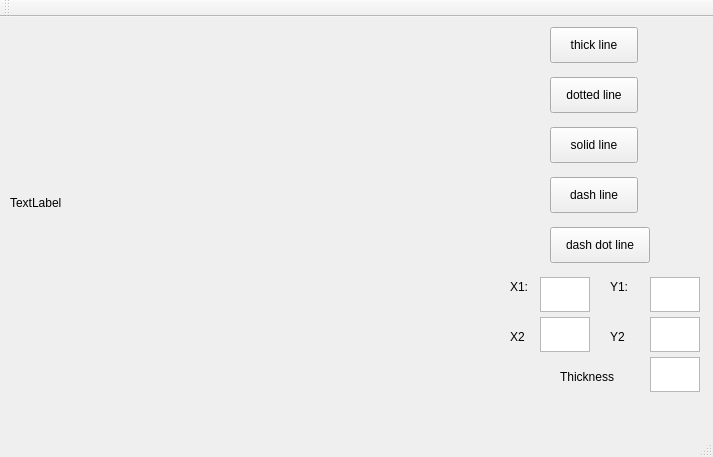
<?xml version="1.0" encoding="UTF-8"?>
<ui version="4.0">
 <class>MainWindow</class>
 <widget class="QMainWindow" name="MainWindow">
  <property name="geometry">
   <rect>
    <x>0</x>
    <y>0</y>
    <width>713</width>
    <height>457</height>
   </rect>
  </property>
  <property name="windowTitle">
   <string>MainWindow</string>
  </property>
  <widget class="QWidget" name="centralWidget">
   <widget class="QPushButton" name="pushButton_2">
    <property name="geometry">
     <rect>
      <x>550</x>
      <y>160</y>
      <width>88</width>
      <height>36</height>
     </rect>
    </property>
    <property name="text">
     <string>dash line</string>
    </property>
   </widget>
   <widget class="QPushButton" name="pushButton_3">
    <property name="geometry">
     <rect>
      <x>550</x>
      <y>110</y>
      <width>88</width>
      <height>36</height>
     </rect>
    </property>
    <property name="text">
     <string>solid line</string>
    </property>
   </widget>
   <widget class="QPushButton" name="pushButton_4">
    <property name="geometry">
     <rect>
      <x>550</x>
      <y>60</y>
      <width>88</width>
      <height>36</height>
     </rect>
    </property>
    <property name="text">
     <string>dotted line</string>
    </property>
   </widget>
   <widget class="QPushButton" name="pushButton">
    <property name="geometry">
     <rect>
      <x>550</x>
      <y>210</y>
      <width>100</width>
      <height>36</height>
     </rect>
    </property>
    <property name="text">
     <string>dash dot line</string>
    </property>
   </widget>
   <widget class="QPushButton" name="pushButton_5">
    <property name="geometry">
     <rect>
      <x>550</x>
      <y>10</y>
      <width>88</width>
      <height>36</height>
     </rect>
    </property>
    <property name="text">
     <string>thick line</string>
    </property>
   </widget>
   <widget class="QLabel" name="label">
    <property name="geometry">
     <rect>
      <x>10</x>
      <y>10</y>
      <width>431</width>
      <height>351</height>
     </rect>
    </property>
    <property name="text">
     <string>TextLabel</string>
    </property>
   </widget>
   <widget class="QTextEdit" name="textEdit">
    <property name="geometry">
     <rect>
      <x>540</x>
      <y>260</y>
      <width>50</width>
      <height>35</height>
     </rect>
    </property>
   </widget>
   <widget class="QTextEdit" name="textEdit_2">
    <property name="geometry">
     <rect>
      <x>650</x>
      <y>260</y>
      <width>50</width>
      <height>35</height>
     </rect>
    </property>
   </widget>
   <widget class="QLabel" name="label_2">
    <property name="geometry">
     <rect>
      <x>510</x>
      <y>260</y>
      <width>20</width>
      <height>20</height>
     </rect>
    </property>
    <property name="text">
     <string>X1:</string>
    </property>
   </widget>
   <widget class="QLabel" name="label_3">
    <property name="geometry">
     <rect>
      <x>610</x>
      <y>260</y>
      <width>20</width>
      <height>20</height>
     </rect>
    </property>
    <property name="text">
     <string>Y1:</string>
    </property>
   </widget>
   <widget class="QLabel" name="label_4">
    <property name="geometry">
     <rect>
      <x>510</x>
      <y>310</y>
      <width>20</width>
      <height>20</height>
     </rect>
    </property>
    <property name="text">
     <string>X2</string>
    </property>
   </widget>
   <widget class="QLabel" name="label_5">
    <property name="geometry">
     <rect>
      <x>610</x>
      <y>310</y>
      <width>20</width>
      <height>20</height>
     </rect>
    </property>
    <property name="text">
     <string>Y2</string>
    </property>
   </widget>
   <widget class="QTextEdit" name="textEdit_3">
    <property name="geometry">
     <rect>
      <x>540</x>
      <y>300</y>
      <width>50</width>
      <height>35</height>
     </rect>
    </property>
   </widget>
   <widget class="QTextEdit" name="textEdit_4">
    <property name="geometry">
     <rect>
      <x>650</x>
      <y>300</y>
      <width>50</width>
      <height>35</height>
     </rect>
    </property>
   </widget>
   <widget class="QTextEdit" name="textEdit_5">
    <property name="geometry">
     <rect>
      <x>650</x>
      <y>340</y>
      <width>50</width>
      <height>35</height>
     </rect>
    </property>
   </widget>
   <widget class="QLabel" name="label_6">
    <property name="geometry">
     <rect>
      <x>560</x>
      <y>350</y>
      <width>70</width>
      <height>20</height>
     </rect>
    </property>
    <property name="text">
     <string>Thickness</string>
    </property>
   </widget>
  </widget>
  <widget class="QMenuBar" name="menuBar">
   <property name="geometry">
    <rect>
     <x>0</x>
     <y>0</y>
     <width>713</width>
     <height>28</height>
    </rect>
   </property>
  </widget>
  <widget class="QToolBar" name="mainToolBar">
   <attribute name="toolBarArea">
    <enum>TopToolBarArea</enum>
   </attribute>
   <attribute name="toolBarBreak">
    <bool>false</bool>
   </attribute>
  </widget>
  <widget class="QStatusBar" name="statusBar"/>
 </widget>
 <layoutdefault spacing="6" margin="11"/>
 <resources/>
 <connections/>
</ui>
